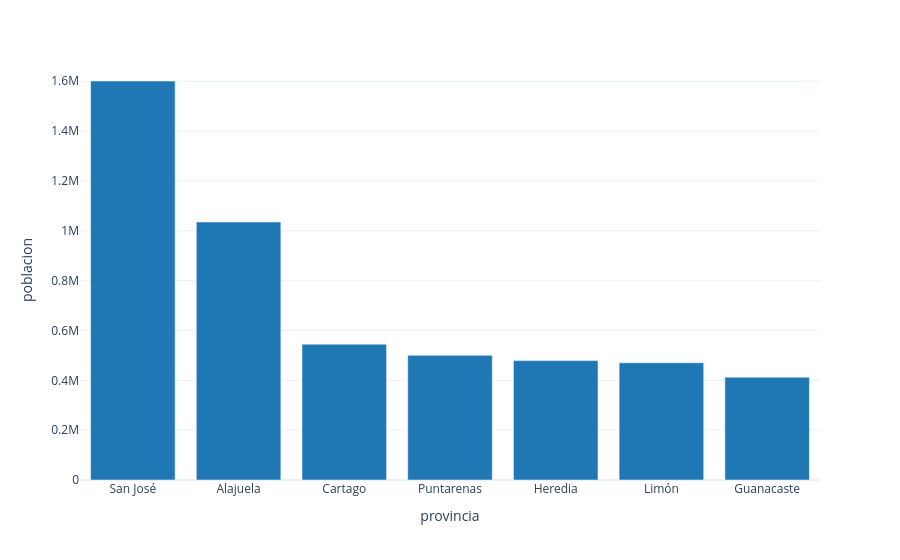

Write notebook code for a chart like this one.
### Markdown cell above
## Un primer gráfico

Cada función de plotly express recibe un DataFrame y los nombres de las columnas que van en cada eje, y retorna una **figura**. El primer gráfico de la parte III, con `px.bar()`:

### Code cell
# Población de las provincias, en barras
fig = px.bar(provincias.sort_values("poblacion", ascending=False), x="provincia", y="poblacion")

mostrar(fig)

### Figure 1 — Plotly figure (JSON) as saved in the notebook; plotly's stock layout.template omitted (floating-point values rounded to 4 significant figures)
{"data": [{"hovertemplate": "provincia=%{x}<br>poblacion=%{y}<extra></extra>", "legendgroup": "", "marker": {"color": "#1F77B4", "pattern": {"shape": ""}}, "name": "", "orientation": "v", "showlegend": false, "textposition": "auto", "type": "bar", "x": ["San José", "Alajuela", "Cartago", "Puntarenas", "Heredia", "Limón", "Guanacaste"], "xaxis": "x", "y": [1601167, 1035464, 545092, 500166, 479117, 470383, 412808], "yaxis": "y"}], "layout": {"barmode": "relative", "legend": {"tracegroupgap": 0}, "margin": {"t": 60}, "xaxis": {"anchor": "y", "domain": [0.0, 1.0], "title": {"text": "provincia"}}, "yaxis": {"anchor": "x", "domain": [0.0, 1.0], "title": {"text": "poblacion"}}}}
